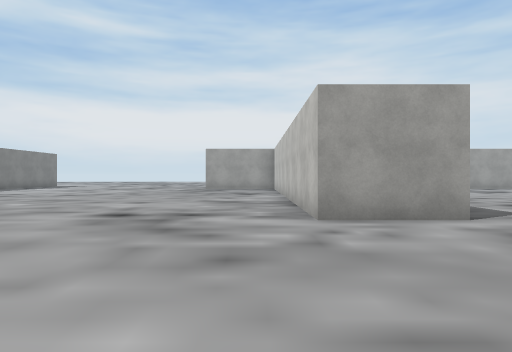
view 1 (above)

24 first-person views from a walk through a scene from a Unity 3-D project. The camera is 1.2 m above the floor, looks level and sees 75° across. The floor is counted in squares, 2 m on a side. Each view is taken from the middle of a square. On the plan, view 1 faces up. The plan holds only what a view shows up to about 10 squares ahead; the rest is blank. The place goes on beyond the plan. Some surface patterns are stand-ins.

view 2
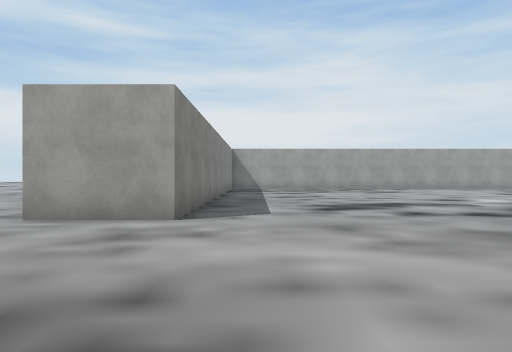

view 3
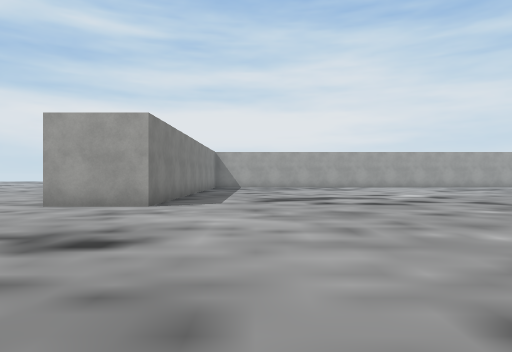

view 4
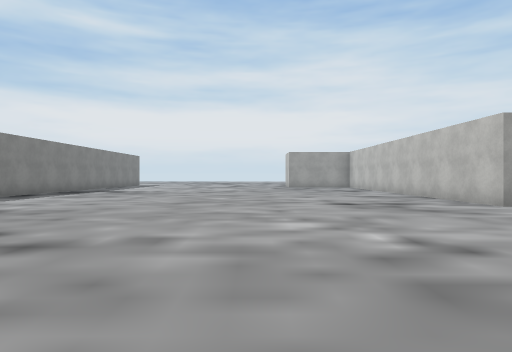

view 5
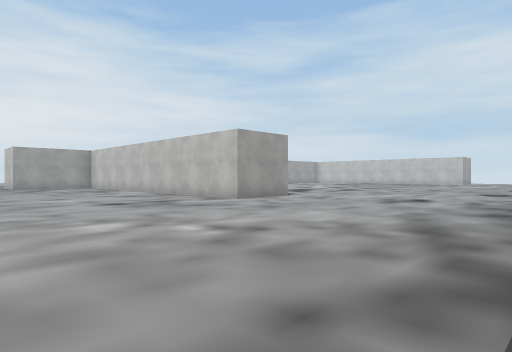

view 6
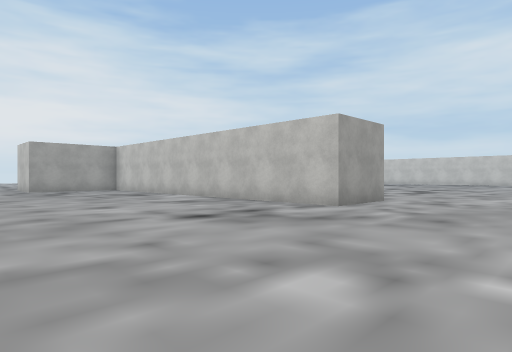

view 7
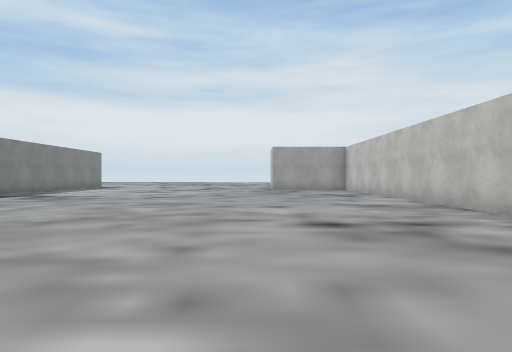

view 8
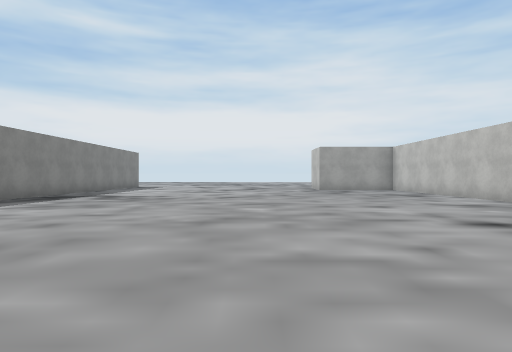

view 9
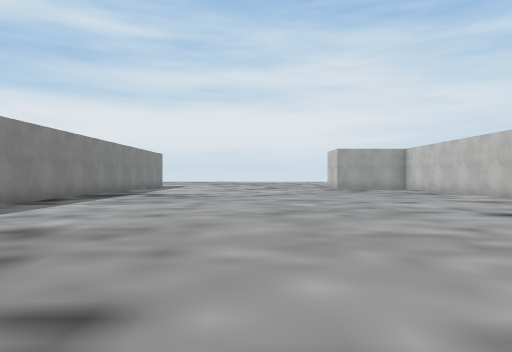

view 10
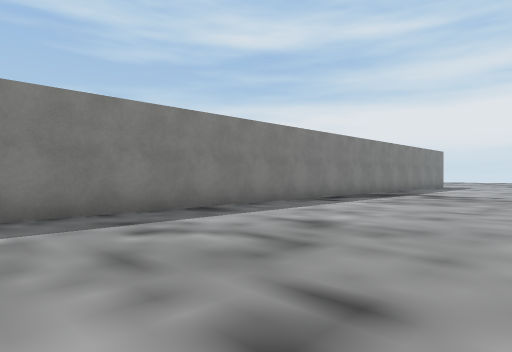

view 11
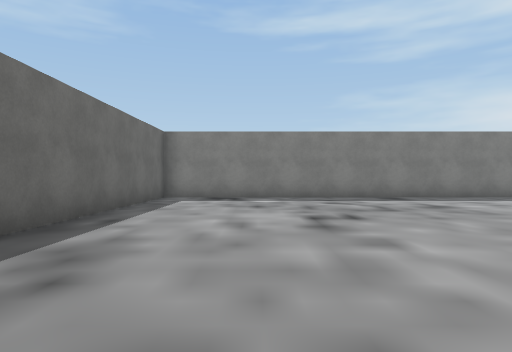

view 12
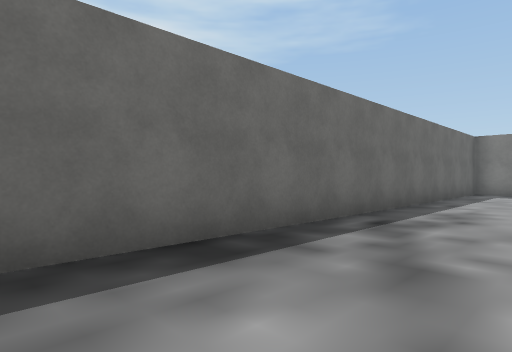

view 13
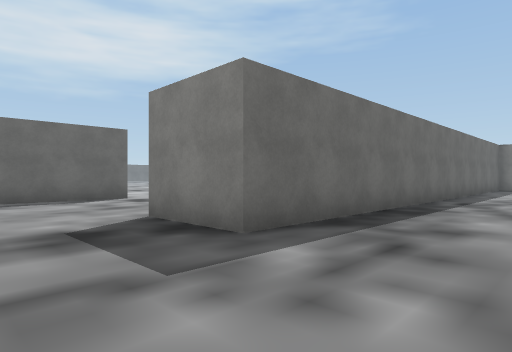

view 14
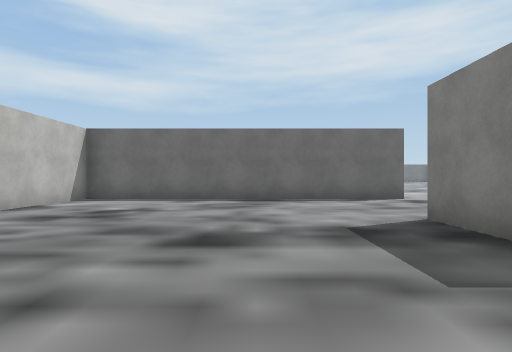

view 15
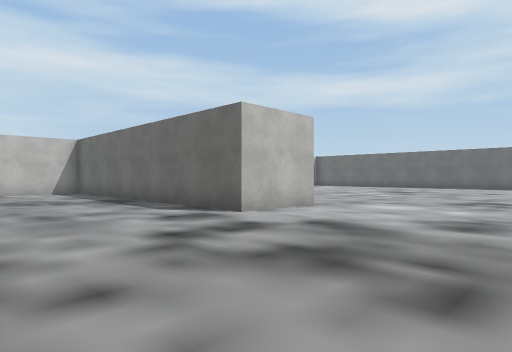

view 16
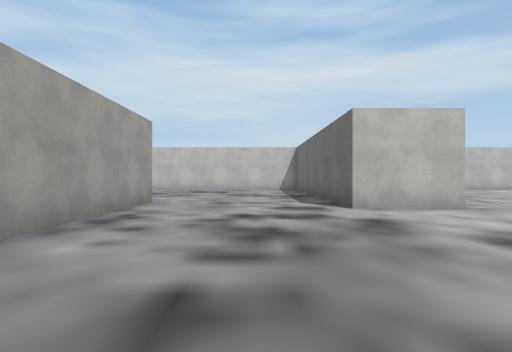

view 17
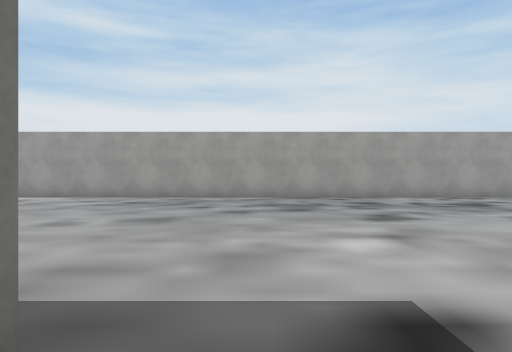

view 18
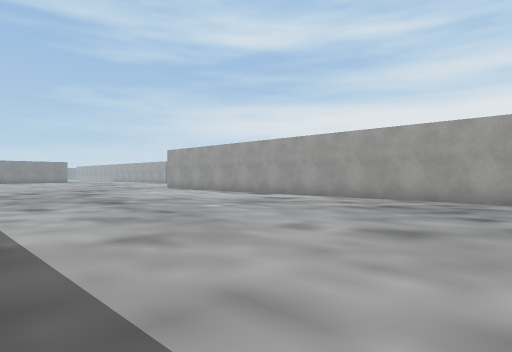

view 19
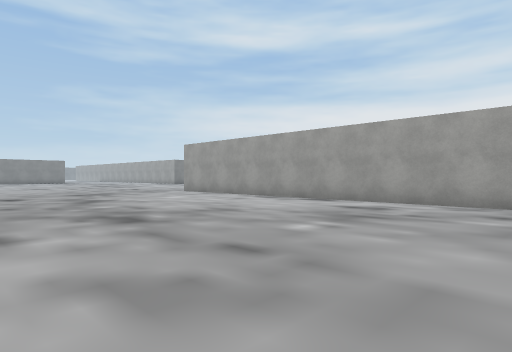

view 20
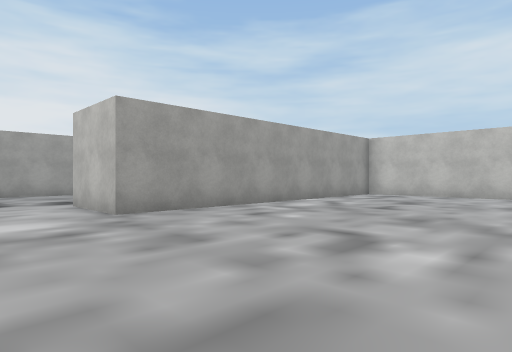

view 21
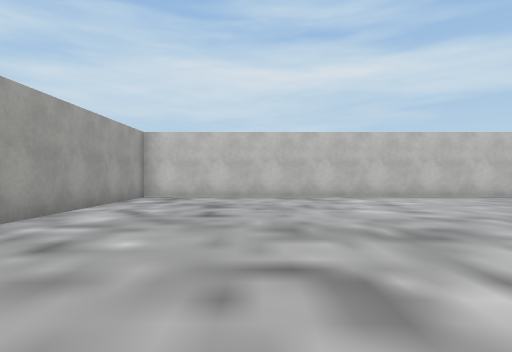

view 22
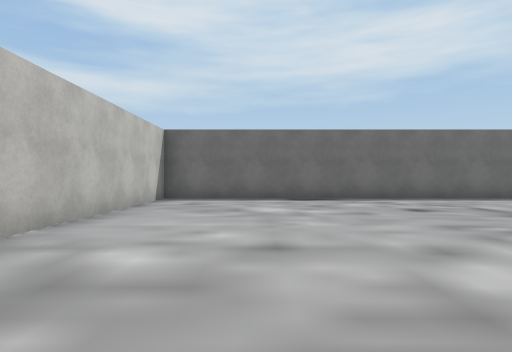

view 23
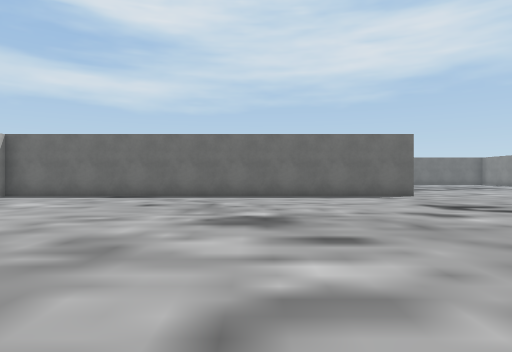

view 24
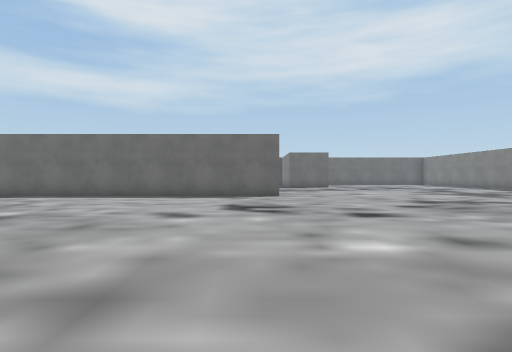

### Floor plan
Points are (right, up) in squares from view 1. A wall is a line through its corners. A room is listed if a view was taken in it or the views show most of it. See-through windows are left out.
Room 1 (views 1, 2, 3, 4, 5, 6, 7, 8, 9, 10, 11, 12, 13, 14)
walls: (2.9, 10) (2.9, 4.5) (0.8, 4.5) (0.8, 11); (1.1, -8.8) (9.5, -8.8) (9.5, -5.8); (-11.3, 11) (-11.3, -2.6) (2.6, -2.6) (2.6, -4.6) (-0.4, -4.6)
ways out: opening at (0.2, -6.5) to room 2
Room 2 (views 15, 16, 17, 18, 19, 20, 21, 22, 23, 24)
walls: (-2.8, -22.9) (9.5, -22.9) (9.5, -10.8) (1.1, -10.8) (1.1, -8.8); (-0.4, -4.6) (-15.8, -4.6)
ways out: opening at (0.2, -6.5) to room 1

Positions as (right, up) in squares from view 1, and headings:
1: (0, 0), facing up
2: (4, 0), facing up
3: (5, -2), facing up
4: (-4, -2), facing up
5: (-5, -2), facing up-right
6: (-5, 1), facing up-right
7: (-3, 1), facing up
8: (-5, 1), facing up
9: (-6, 0), facing up
10: (-6, 0), facing up-left
11: (-2, 0), facing left
12: (1, 0), facing down-left
13: (5, 0), facing down-left
14: (5, 0), facing down
15: (-3, -5), facing down-right
16: (-5, -7), facing right
17: (-6, -14), facing up
18: (-6, -13), facing up-left
19: (-9, -12), facing up-left
20: (-1, -16), facing up-right
21: (0, -14), facing right
22: (7, -14), facing down
23: (2, -13), facing down
24: (-2, -13), facing down
